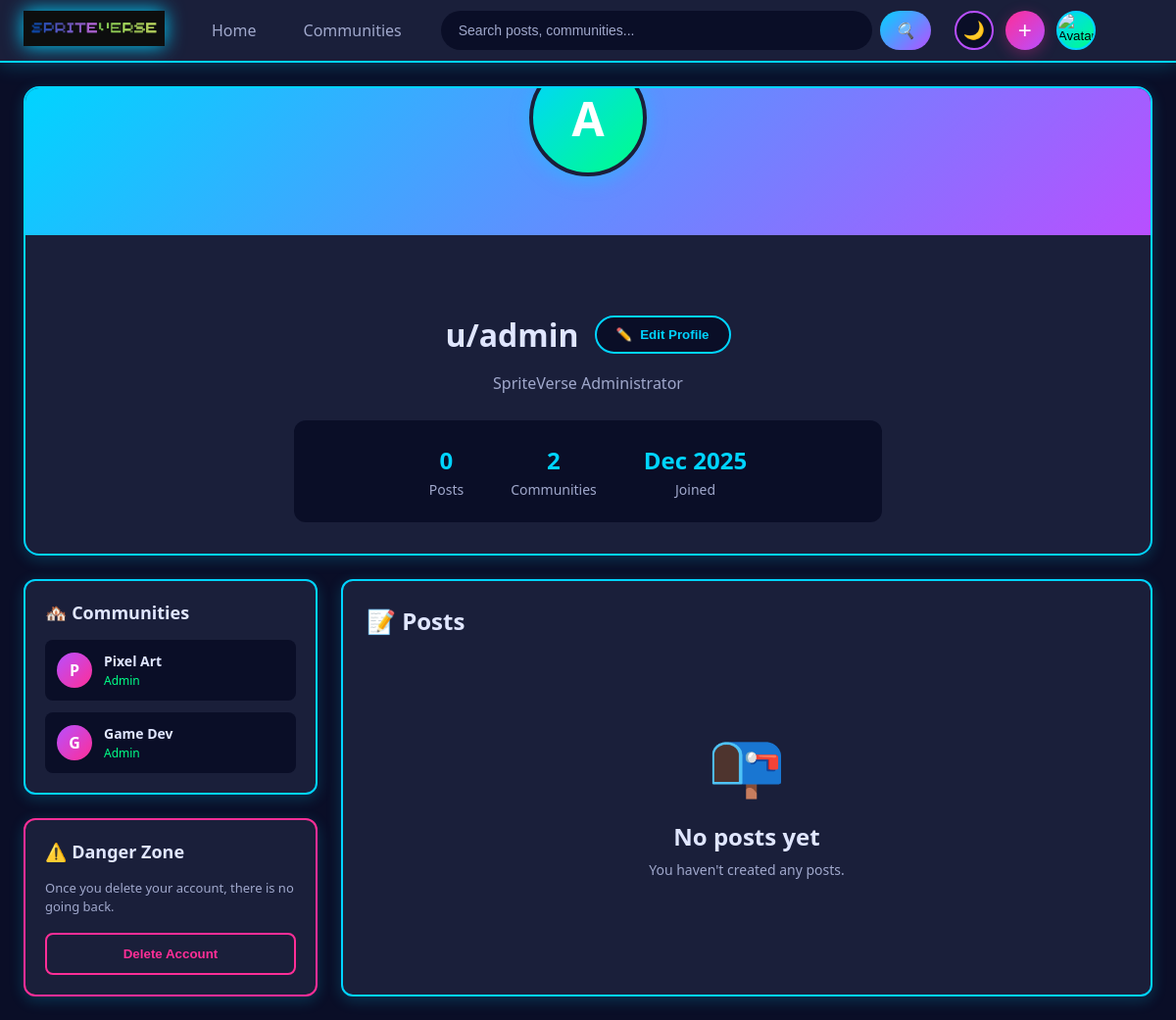
The app's page /profile.php?username=admin (signed in) with its own data.
### tables this page shows
CREATE TABLE users (
    id INT AUTO_INCREMENT PRIMARY KEY,
    username VARCHAR(50) UNIQUE NOT NULL,
    email VARCHAR(100) UNIQUE NOT NULL,
    password_hash VARCHAR(255) NOT NULL,
    avatar_url VARCHAR(255) DEFAULT NULL,
    bio TEXT DEFAULT NULL,
    created_at TIMESTAMP DEFAULT CURRENT_TIMESTAMP,
    INDEX idx_username (username),
    INDEX idx_email (email)
);

CREATE TABLE community_members (
    id INT AUTO_INCREMENT PRIMARY KEY,
    community_id INT NOT NULL,
    user_id INT NOT NULL,
    role ENUM('Admin', 'Moderator', 'Member') DEFAULT 'Member',
    joined_at TIMESTAMP DEFAULT CURRENT_TIMESTAMP,
    FOREIGN KEY (community_id) REFERENCES communities(id) ON DELETE CASCADE,
    FOREIGN KEY (user_id) REFERENCES users(id) ON DELETE CASCADE,
    UNIQUE KEY unique_member (community_id, user_id),
    INDEX idx_community (community_id),
    INDEX idx_user (user_id)
);

CREATE TABLE communities (
    id INT AUTO_INCREMENT PRIMARY KEY,
    name VARCHAR(100) UNIQUE NOT NULL,
    description TEXT,
    icon_url VARCHAR(255) DEFAULT NULL,
    created_by INT NOT NULL,
    created_at TIMESTAMP DEFAULT CURRENT_TIMESTAMP,
    FOREIGN KEY (created_by) REFERENCES users(id) ON DELETE CASCADE,
    INDEX idx_name (name)
);

### config.php (called while the page is built, shortened)
<?php
function isLoggedIn() {
  return isset($_SESSION['user_id']);
}
function getCurrentUserId() {
  return $_SESSION['user_id'] ?? null;
}
?>

### profile.php (the view, shortened to what this page needs)
<?php
require_once 'config.php';
$viewUsername = $_GET['username'] ?? null;
$userQuery = "SELECT id, username, email, avatar_url, bio, created_at FROM users WHERE username = ?";
$userStmt = $conn->prepare($userQuery);
$userStmt->bind_param("s", $viewUsername);
$userStmt->execute();
$userResult = $userStmt->get_result();
$profileUser = $userResult->fetch_assoc();
$isOwnProfile = isLoggedIn() && getCurrentUserId() == $profileUser['id'];
$userPosts = [];
$communitiesQuery = "SELECT
                      c.id,
                      c.name,
                      c.icon_url,
                      cm.role,
                      cm.joined_at
                    FROM community_members cm
                    JOIN communities c ON cm.community_id = c.id
                    WHERE cm.user_id = ?
                    ORDER BY cm.joined_at DESC";
$commStmt = $conn->prepare($communitiesQuery);
$commStmt->bind_param("i", $profileUser['id']);
$commStmt->execute();
$commResult = $commStmt->get_result();
$userCommunities = [];
while ($row = $commResult->fetch_assoc()) {
  $userCommunities[] = $row;
}
$postCount = count($userPosts);
$communityCount = count($userCommunities);
?>
<!DOCTYPE html>
<html lang="en">
<head>
  <link rel="stylesheet" href="css/navbar.css">
  <link rel="stylesheet" href="css/profile.css">
  <link rel="stylesheet" href="css/modal.css">
</head>
<body <?php echo isLoggedIn() ? 'data-logged-in="true"' : 'data-logged-in="false"'; ?>>
  <?php include 'navbar.php'; ?>
  <main class="profile-container">
    <section class="profile-header">
      <div class="profile-banner">
        <div class="profile-avatar">
          <?php if ($profileUser['avatar_url']): ?>
            <img src="<?php echo htmlspecialchars($profileUser['avatar_url']); ?>" alt="<?php echo htmlspecialchars($profileUser['username']); ?>">
          <?php else: ?>
            <span class="avatar-placeholder-large">
              <?php echo strtoupper(substr($profileUser['username'], 0, 1)); ?>
            </span>
          <?php endif; ?>
        </div>
      </div>
      <div class="profile-info">
        <div class="profile-main">
          <h1 class="profile-username">u/<?php echo htmlspecialchars($profileUser['username']); ?></h1>
          <?php if ($isOwnProfile): ?>
            <button class="btn-edit-profile" onclick="openEditProfileModal()">
              <span class="btn-icon">✏️</span>
              <span>Edit Profile</span>
            </button>
          <?php endif; ?>
        </div>
        <?php if ($profileUser['bio']): ?>
          <p class="profile-bio"><?php echo nl2br(htmlspecialchars($profileUser['bio'])); ?></p>
        <?php endif; ?>
        <div class="profile-stats">
          <div class="stat-item">
            <span class="stat-value"><?php echo number_format($postCount); ?></span>
            <span class="stat-label">Posts</span>
          </div>
          <div class="stat-item">
            <span class="stat-value"><?php echo number_format($communityCount); ?></span>
            <span class="stat-label">Communities</span>
          </div>
          <div class="stat-item">
            <span class="stat-value"><?php echo date('M Y', strtotime($profileUser['created_at'])); ?></span>
            <span class="stat-label">Joined</span>
          </div>
        </div>
      </div>
    </section>
    <div class="profile-content">
      <aside class="profile-sidebar">
        <div class="sidebar-section">
          <h3 class="section-title">🏘️ Communities</h3>
          <?php if (!empty($userCommunities)): ?>
            <div class="communities-list">
              <?php foreach ($userCommunities as $community): ?>
                <a href="community.php?id=<?php echo $community['id']; ?>" class="community-item">
                  <div class="community-icon-small">
                    <?php if ($community['icon_url']): ?>
                      <img src="<?php echo htmlspecialchars($community['icon_url']); ?>" alt="<?php echo htmlspecialchars($community['name']); ?>">
                    <?php else: ?>
                      <span class="icon-placeholder-small">
                        <?php echo strtoupper(substr($community['name'], 0, 1)); ?>
                      </span>
                    <?php endif; ?>
                  </div>
                  <div class="community-info-small">
                    <span class="community-name-small"><?php echo htmlspecialchars($community['name']); ?></span>
                    <span class="community-role"><?php echo htmlspecialchars($community['role']); ?></span>
                  </div>
                </a>
              <?php endforeach; ?>
            </div>
          <?php else: ?>
            <p class="empty-text">No communities yet</p>
          <?php endif; ?>
        </div>
        <?php if ($isOwnProfile): ?>
          <div class="sidebar-section danger-zone">
            <h3 class="section-title">⚠️ Danger Zone</h3>
            <p class="danger-text">Once you delete your account, there is no going back.</p>
            <button class="btn-delete-account" onclick="confirmDeleteAccount()">
              Delete Account
            </button>
          </div>
        <?php endif; ?>
      </aside>
      <section class="profile-posts">
        <h2 class="posts-title">📝 Posts</h2>
        <?php if (!empty($userPosts)): ?>
          <div class="posts-list">
            <?php foreach ($userPosts as $post): ?>
              <article class="post-card">
                <div class="post-header">
                  <a href="community.php?id=<?php echo $post['community_id']; ?>" class="post-community">
                    c/<?php echo htmlspecialchars($post['community_name']); ?>
                  </a>
                  <span class="post-time"><?php echo timeAgo($post['created_at']); ?></span>
                </div>
                <h3 class="post-title">
                  <a href="post.php?id=<?php echo $post['id']; ?>">
                    <?php echo htmlspecialchars($post['title']); ?>
                  </a>
                </h3>
                <?php if ($post['content']): ?>
                  <p class="post-content">
                    <?php
                    $content = htmlspecialchars($post['content']);
                    echo strlen($content) > 200 ? substr($content, 0, 200) . '...' : $content;
                    ?>
                  </p>
                <?php endif; ?>
                <?php if ($post['image_url']): ?>
                  <div class="post-image-small">
                    <img src="<?php echo htmlspecialchars($post['image_url']); ?>" alt="Post image">
                  </div>
                <?php endif; ?>
                <div class="post-stats">
                  <span class="stat">⬆️ <?php echo number_format($post['vote_count']); ?></span>
                  <span class="stat">💬 <?php echo number_format($post['comment_count']); ?></span>
                </div>
              </article>
            <?php endforeach; ?>
          </div>
        <?php else: ?>
          <div class="empty-state">
            <div class="empty-icon">📭</div>
            <h3>No posts yet</h3>
            <p><?php echo $isOwnProfile ? "You haven't" : "This user hasn't"; ?> created any posts.</p>
          </div>
        <?php endif; ?>
      </section>
    </div>
  </main>
</body>
</html>

### css/navbar.css (style rules this page uses)
:root { --bg-primary: #0a0e27; --bg-secondary: #1a1f3a; --bg-hover: #252b4a; --text-primary: #e0e6ff; --text-secondary: #a0a8cc; --neon-blue: #00d4ff; --neon-purple: #b84fff; --neon-pink: #ff2e97; --neon-green: #00ff88; --shadow-glow: 0 0 20px rgba(0, 212, 255, 0.3); --navbar-height: 64px; }
* { margin: 0; padding: 0; box-sizing: border-box; }
body { font-family: 'Segoe UI', Tahoma, Geneva, Verdana, sans-serif; background-color: var(--bg-primary); color: var(--text-primary); transition: background-color 0.3s ease, color 0.3s ease; }

### records on screen
users: username "A", username "admin", bio "SpriteVerse Administrator", created_at "Dec 2025"
community_members: community.name "P", community.name "Pixel Art", role "Admin"
community_members: community.name "G", community.name "Game Dev", role "Admin"

### other values on screen
$postCount "0"
$communityCount "2"
